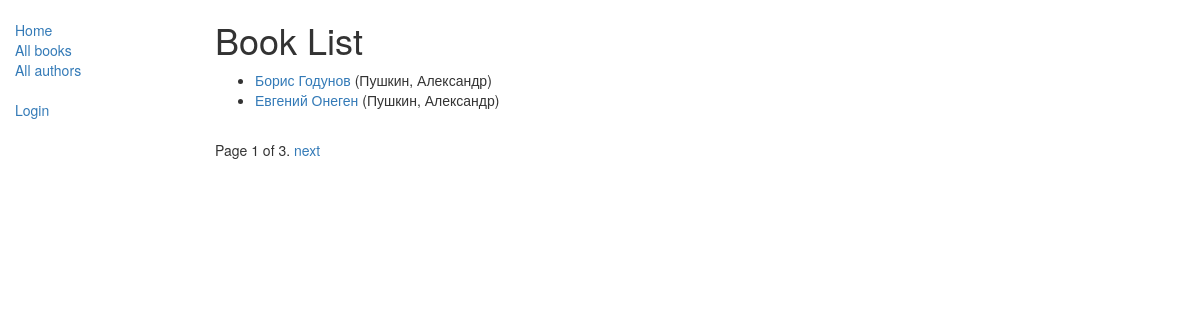
/catalog/books/, run on the app's committed database.
### catalog/models.py (models this page shows, shortened)
class Book(models.Model):
    title = models.CharField(max_length=200)
    author = models.ForeignKey('Author', on_delete=models.SET_NULL, null=True)
    summary = models.TextField(max_length=1000, help_text="Enter a brief description of the book")
    isbn = models.CharField('ISBN', max_length=13, help_text='13 Character <a href="https://www.isbn-international.org'
                                                             '/content/what-isbn">ISBN number</a>')
    genre = models.ManyToManyField(Genre, help_text="Select a genre for this book")
    def get_absolute_url(self):
        return reverse('book-detail', args=[str(self.id)])
    def display_genre(self):
        """
        Создает строку для жанра. Это необходимо для отображения жанра в Admin.
        """
        return ', '.join([genre.name for genre in self.genre.all()[:3]])
    display_genre.short_description = 'Genre'

class Author(models.Model):
    first_name = models.CharField(max_length=100)
    last_name = models.CharField(max_length=100)
    date_of_birth = models.DateField(null=True, blank=True)
    date_of_death = models.DateField('Died', null=True, blank=True)
    def __str__(self):
        return '%s, %s' % (self.last_name, self.first_name)
    class Meta:
        ordering = ['last_name']

### catalog/views.py (the view)
# urls.py: path('books/', views.BookListView.as_view(), name='books'),
class BookListView(generic.ListView):
    model = Book
    paginate_by = 2
    context_object_name = 'book_list'  # ваше собственное имя переменной контекста в шаблоне
    template_name = 'books/book_list.html'  # Определение имени вашего шаблона и его расположения
    def get_queryset(self):
        return Book.objects.filter(title__icontains='')  # [:5]  # Получить 5 книг, содержащих 'war' в заголовке
    def get_context_data(self, **kwargs):
        context = super(BookListView, self).get_context_data(**kwargs)
        context['some_data'] = 'This is just some data'
        return context

### catalog/templates/catalog/book_list.html
{% extends "base_generic.html" %}
{% block content %}
    <h1>Book List</h1>
    {% if book_list %}
    <ul>
      {% for book in book_list %}
      <li>
        <a href="{{ book.get_absolute_url }}">{{ book.title }}</a> ({{book.author}})
      </li>
      {% endfor %}
    </ul>
    {% else %}
      <p>В библиотеке книг нет.</p>
    {% endif %}
{% endblock %}

### data on the page
Book: title "Борис Годунов", author "Пушкин, Александр"
Book: title "Евгений Онеген", author "Пушкин, Александр"

### other printed values
{{ page_obj.number }} "1"
{{ page_obj.paginator.num_pages }} "3"
